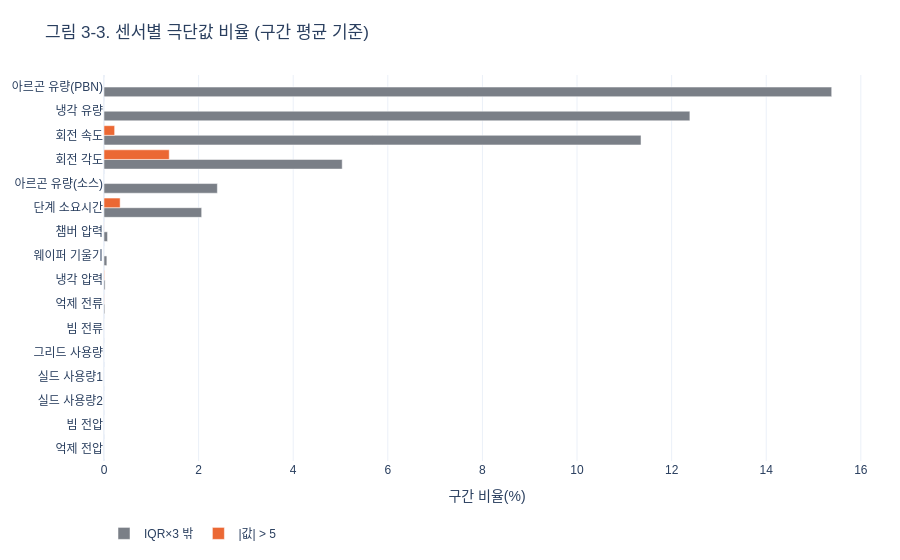

Notebook code cell kept with this figure:
### Markdown cell above
### 3-3. 중복·이상치

**중복**은 원본 행, 고장 기록, 스텝 구간 세 단계에서 본다. 가공(`src/make_processed.py`)은 값까지 완전히 같은 행만 지우고, 같은 시각에 값이 다른 행은 남겼다.

**이상치**는 센서 구간 평균으로 본다. 센서 값은 20대 전체 기준으로 표준화돼 있어 |값|은 전체 표준편차의 몇 배인지를 뜻한다. 기준은 두 가지다.
- |값| > 5 (전체 표준편차 5배 밖)
- 사분위 범위(IQR)의 3배 밖: 25% 값 − 3×IQR 보다 작거나 75% 값 + 3×IQR 보다 큼

극단값이 **측정 오류인지 고장 신호인지** 가리려고, 극단값 구간 중 고장 24시간 전(종류 무관)인 비율을 전체 평균과 비교한다.

### Code cell
import pyarrow.csv as pacsv

# ── 1) 중복 ──────────────────────────────────────────────────────
# 원본 완전 중복: 가공 때 지운 수 (manifest 기록)
exact_dup_rows = sum(tool_info['exact_duplicates_dropped'] for tool_info in manifest.values())
raw_rows_total = sum(tool_info['rows_after_dedup'] for tool_info in manifest.values()) + exact_dup_rows

# 원본 같은 시각 중복: 원본 CSV가 있을 때만 time 열만 읽어 센다 (원본은 저장소에 없음)
raw_files = sorted((ROOT / 'data/raw/phm_data_challenge_2018/train').glob('*_DC_train.csv'))
same_time_rows = np.nan
if raw_files:
    same_time_rows = 0
    for raw_path in raw_files:
        raw_times = pacsv.read_csv(raw_path, convert_options=pacsv.ConvertOptions(include_columns=['time'])).column('time').to_numpy()
        same_time_rows += int((np.diff(np.sort(raw_times)) == 0).sum())      # 앞 행과 시각이 같은 행 수

fault_exact_dup = int(faults.duplicated(['Tool', 'time', 'fault_name']).sum())   # 장비·시각·고장 이름이 모두 같음
cross_type_same_time = int(events.duplicated(['Tool', 'time']).sum())             # 같은 시각에 다른 종류 고장
next_seg_start = df.groupby('Tool', observed=True).time_start.shift(-1)
seg_overlap = int((next_seg_start < df.time_end).sum())                           # 다음 구간과 시간이 겹침
seg_same_start = int(df.duplicated(['Tool', 'time_start']).sum())                  # 시작 시각이 같은 구간

dup_table = pd.DataFrame([
    {'단계': '원본', '항목': '완전 중복 행 (값까지 같음)', '개수': exact_dup_rows,
     '비율(%)': exact_dup_rows / raw_rows_total * 100, '처리': '가공 때 제거'},
    {'단계': '원본', '항목': '같은 시각 중복 행 (완전 중복 제외, 값이 다름)', '개수': same_time_rows - exact_dup_rows,
     '비율(%)': (same_time_rows - exact_dup_rows) / raw_rows_total * 100, '처리': '남김 (어느 값이 맞는지 알 수 없음)'},
    {'단계': '고장 기록', '항목': '장비·시각·이름이 같은 중복', '개수': fault_exact_dup,
     '비율(%)': fault_exact_dup / len(faults) * 100, '처리': '제거 (1,236 → 1,211)'},
    {'단계': '고장 기록', '항목': '같은 시각에 다른 종류 고장', '개수': cross_type_same_time,
     '비율(%)': cross_type_same_time / len(events) * 100, '처리': '-'},
    {'단계': '스텝 구간', '항목': '다음 구간과 시간이 겹침', '개수': seg_overlap, '비율(%)': seg_overlap / len(df) * 100, '처리': '-'},
    {'단계': '스텝 구간', '항목': '시작 시각이 같은 구간', '개수': seg_same_start,
     '비율(%)': seg_same_start / len(df) * 100, '처리': '남김 (같은 시각 중복 행에서 생김)'},
]).set_index(['단계', '항목'])
display(dup_table.round(4))

# ── 2) 센서 극단값 (구간 평균, 구간 하나를 1개로 셈) ───────────────────
outlier_rows = []
for sensor, mean_col in zip(SENSORS, FEAT):
    sensor_values = df[mean_col]
    q25, q75 = sensor_values.quantile([.25, .75])
    iqr = q75 - q25
    outside_iqr = ((sensor_values < q25 - 3 * iqr) | (sensor_values > q75 + 3 * iqr)).mean() * 100 if iqr > 0 else np.nan
    outlier_rows.append({'센서': NAMES[sensor], '|값|>5 (%)': (sensor_values.abs() > 5).mean() * 100,
                         '|값|>10 (%)': (sensor_values.abs() > 10).mean() * 100, 'IQR×3 밖 (%)': outside_iqr,
                         '최솟값': sensor_values.min(), '1%': sensor_values.quantile(.01),
                         '99%': sensor_values.quantile(.99), '최댓값': sensor_values.max()})
outlier_table = pd.DataFrame(outlier_rows).set_index('센서').sort_values('|값|>5 (%)', ascending=False)
display(outlier_table.round(3))

# ── 3) 극단값이 고장 근처에 몰려 있는가 ────────────────────────────────
hours_to_nearest_next_fault = df[list(TTF.values())].min(axis=1)                 # 다음 고장(종류 무관)까지 남은 시간(초)
is_any_prefault_24h = (hours_to_nearest_next_fault <= DAY).to_numpy()
pressure_high_prefault = (df[TTF[FAULTS[1]]] <= DAY).to_numpy()
extreme_checks = [('냉각 압력 > 5', df.FLOWCOOLPRESSURE_mean > 5),
                  ('냉각 압력 < −3', df.FLOWCOOLPRESSURE_mean < -3),
                  ('챔버 압력 |값| > 5', df.IONGAUGEPRESSURE_mean.abs() > 5),
                  ('회전 속도 |값| > 10', df.ROTATIONSPEED_mean.abs() > 10)]
near_fault_rows = []
for check_name, extreme_mask in extreme_checks:
    extreme_mask = extreme_mask.to_numpy()
    near_fault_rows.append({'극단값': check_name, '구간 수': int(extreme_mask.sum()),
                            '나온 장비 수': df.loc[extreme_mask, 'Tool'].nunique(),
                            '고장 24시간 전 비율(%)': is_any_prefault_24h[extreme_mask].mean() * 100,
                            '그중 압력 과다 24시간 전(%)': pressure_high_prefault[extreme_mask].mean() * 100})
near_fault_table = pd.DataFrame(near_fault_rows).set_index('극단값')
display(near_fault_table.round(1))
print(f'비교 기준: 전체 구간 중 고장 24시간 전 비율 {is_any_prefault_24h.mean():.1%}')

# ── 4) 누적 카운터 되감김, 아주 긴 구간 ────────────────────────────────
counter_rows = []
for counter in COUNTERS:
    counter_change = df.groupby('Tool', observed=True)[counter + '_mean'].diff()   # 같은 장비에서 다음 구간 − 이번 구간
    big_drop = counter_change < -0.5
    drops_per_tool = df[big_drop].groupby('Tool', observed=True).size().reindex(df.Tool.cat.categories, fill_value=0)
    counter_rows.append({'카운터': NAMES[counter], '감소 횟수': int((counter_change < 0).sum()),
                         '0.5 넘게 감소': int(big_drop.sum()), '장비당 큰 감소 중앙값': drops_per_tool.median()})
display(pd.DataFrame(counter_rows).set_index('카운터'))
print(f'10시간 넘는 구간 {(df.duration_s > 10 * HOUR).sum():,}개 · 최장 {df.duration_s.max() / HOUR:.1f}시간')

# 그림 3-3: 센서별 극단값 비율
bar_data = outlier_table.sort_values('IQR×3 밖 (%)')
fig = go.Figure()
fig.add_bar(y=bar_data.index, x=bar_data['IQR×3 밖 (%)'], orientation='h', name='IQR×3 밖', marker_color=C_GREY)
fig.add_bar(y=bar_data.index, x=bar_data['|값|>5 (%)'], orientation='h', name='|값| > 5', marker_color=C_FAIL)
fig.update_layout(title='그림 3-3. 센서별 극단값 비율 (구간 평균 기준)', barmode='group', xaxis_title='구간 비율(%)',
                  legend=dict(orientation='h', y=-0.15))
show(fig, 560)

### Figure 1 — Plotly figure (JSON) as saved in the notebook; plotly's stock layout.template omitted (floating-point values rounded to 4 significant figures)
{"data": [{"marker": {"color": "#7a7f87"}, "name": "IQR×3 밖", "orientation": "h", "type": "bar", "x": [0.0, 0.0, 0.0, 0.0, 0.0, 0.00038, 0.01672, 0.02318, 0.06062, 0.07468, 2.065, 2.396, 5.036, 11.35, 12.39, 15.38], "y": ["억제 전압", "빔 전압", "실드 사용량2", "실드 사용량1", "그리드 사용량", "빔 전류", "억제 전류", "냉각 압력", "웨이퍼 기울기", "챔버 압력", "단계 소요시간", "아르곤 유량(소스)", "회전 각도", "회전 속도", "냉각 유량", "아르곤 유량(PBN)"]}, {"marker": {"color": "#eb6834"}, "name": "|값| > 5", "orientation": "h", "type": "bar", "x": [0.0, 0.0, 0.0, 0.0, 0.0, 0.0, 0.00304, 0.009121, 0.0, 0.00171, 0.3411, 0.0, 1.379, 0.2248, 0.0, 0.0], "y": ["억제 전압", "빔 전압", "실드 사용량2", "실드 사용량1", "그리드 사용량", "빔 전류", "억제 전류", "냉각 압력", "웨이퍼 기울기", "챔버 압력", "단계 소요시간", "아르곤 유량(소스)", "회전 각도", "회전 속도", "냉각 유량", "아르곤 유량(PBN)"]}], "layout": {"barmode": "group", "font": {"family": "Malgun Gothic, sans-serif"}, "height": 560, "legend": {"orientation": "h", "y": -0.15}, "margin": {"b": 70, "l": 30, "r": 30, "t": 75}, "title": {"text": "그림 3-3. 센서별 극단값 비율 (구간 평균 기준)"}, "xaxis": {"title": {"text": "구간 비율(%)"}}}}
